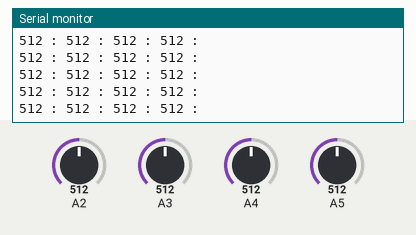
Recording of a sketch running on a simulated Arduino Uno, built with avr-gcc and run on an emulated ATmega328P. Parts: the last lines printed to the serial monitor. The test bench sets the inputs (shaded band); at power-on: A2 = 512, A3 = 512, A4 = 512, A5 = 512.

Above: at 1.2 s.
1.3 s: A2 set to 106
At 2.4 s:
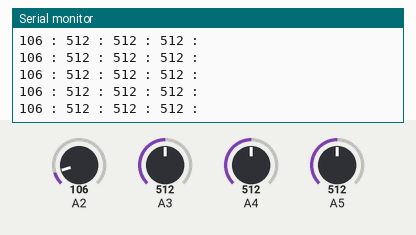
2.8 s: A2 set to 92
At 3.4 s:
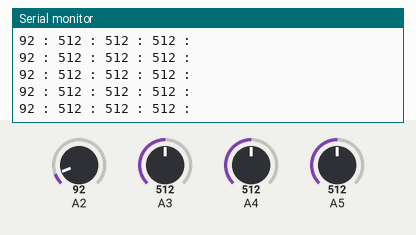
5.8 s: A3 set to 105
At 6.6 s:
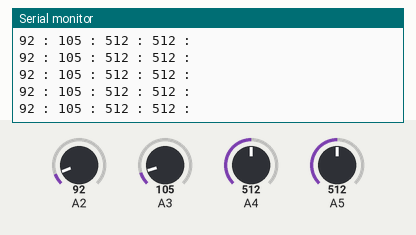
8.8 s: A3 set to 89
At 9.6 s:
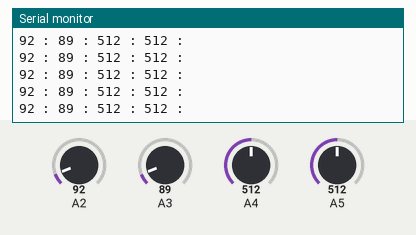
Timing chart, 0 to 11.8 s (numbered marks = the images above; inputs shaded):
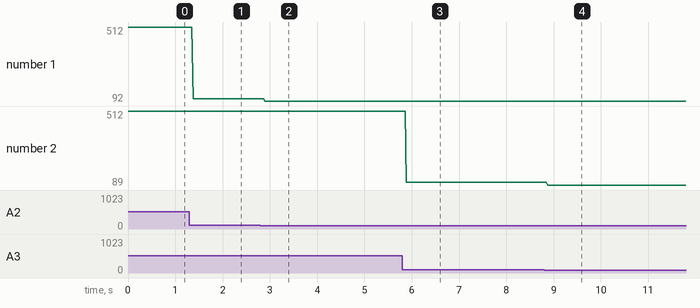

Measured:
- after the input at 1.3 s, the serial monitor: prints a new line after 0.08 s (image 1)
- after the input at 2.8 s, the serial monitor: prints a new line after 0.09 s (image 2)
- after the input at 5.8 s, the serial monitor: prints a new line after 0.08 s (image 3)
- after the input at 8.8 s, the serial monitor: prints a new line after 0.07 s (image 4)
- plotted number 1: 512 → 106 after the input at 1.3 s, 106 → 92 after the input at 2.8 s
- plotted number 2: 512 → 105 after the input at 5.8 s, 105 → 89 after the input at 8.8 s

The sketch:

Erro_analogue.ino
```cpp
void setup() {
  // put your setup code here, to run once:
   Serial.begin(9600);

}

void loop() {
  // put your main code here, to run repeatedly:
  int FL= analogRead(A2);
  int FR= analogRead(A3);
  int RL= analogRead(A4);
  int RR= analogRead(A5);
  // Convert the analog reading (which goes from 0 - 1023) to a voltage (0 - 5V):
  Serial.print(FL);
  Serial.print(" : ");
  Serial.print(FR);
  Serial.print(" : ");
  Serial.print(RL);
  Serial.print(" : ");
  Serial.print(RR);
  Serial.println(" : ");

}
```
